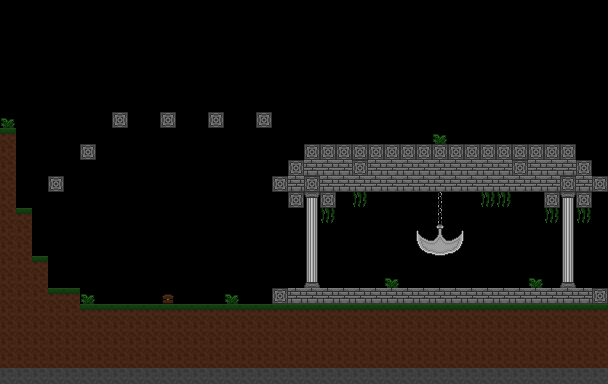

This game map was drawn from its Tiled (.tmx) file and the tilesets committed beside it. A one-line description and the trimmed map source follow:
An orthogonal 38x24 tile map with 16x16 px tiles, 1 tile layer (Tile Layer 1).

<map version="1.0" orientation="orthogonal" width="38" height="24" tilewidth="16" tileheight="16">
 <tileset firstgid="1" name="dungeon_tileset" tilewidth="16" tileheight="16">
  <image source="../dungeon_tileset.png" width="128" height="128" />
 </tileset>
 <layer name="Tile Layer 1" width="38" height="24">
  <data>[912 cells, 333 non-empty, 18 distinct tile ids]</data>
 </layer>
</map>